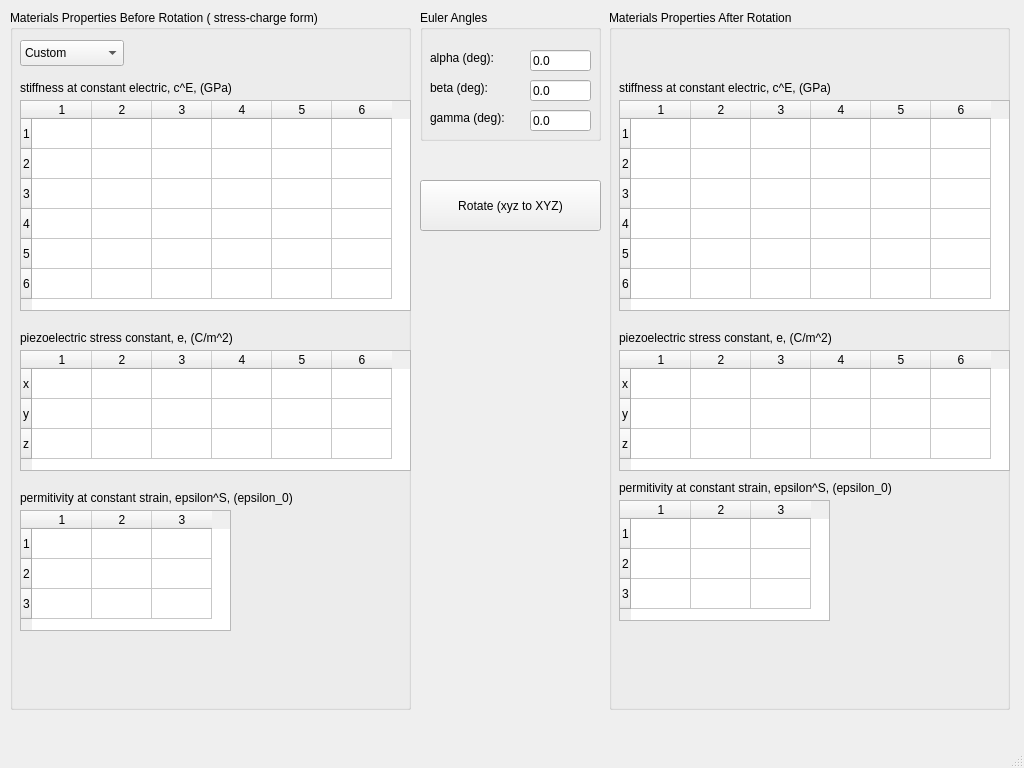
<?xml version="1.0" encoding="UTF-8"?>
<ui version="4.0">
 <class>MainWindow</class>
 <widget class="QMainWindow" name="MainWindow">
  <property name="geometry">
   <rect>
    <x>0</x>
    <y>0</y>
    <width>1024</width>
    <height>768</height>
   </rect>
  </property>
  <property name="windowTitle">
   <string>Euler Angles Rotation</string>
  </property>
  <widget class="QWidget" name="centralwidget">
   <widget class="QGroupBox" name="groupBox">
    <property name="geometry">
     <rect>
      <x>10</x>
      <y>10</y>
      <width>401</width>
      <height>700</height>
     </rect>
    </property>
    <property name="title">
     <string>Materials Properties Before Rotation ( stress-charge form)</string>
    </property>
    <widget class="QComboBox" name="comboBox">
     <property name="geometry">
      <rect>
       <x>10</x>
       <y>30</y>
       <width>104</width>
       <height>26</height>
      </rect>
     </property>
     <item>
      <property name="text">
       <string>Custom</string>
      </property>
     </item>
     <item>
      <property name="text">
       <string>LiNbO_3</string>
      </property>
     </item>
     <item>
      <property name="text">
       <string>Quartz</string>
      </property>
     </item>
    </widget>
    <widget class="QLabel" name="label">
     <property name="geometry">
      <rect>
       <x>10</x>
       <y>70</y>
       <width>261</width>
       <height>16</height>
      </rect>
     </property>
     <property name="text">
      <string>stiffness at constant electric, c^E, (GPa)</string>
     </property>
    </widget>
    <widget class="QTableWidget" name="table_cE">
     <property name="geometry">
      <rect>
       <x>10</x>
       <y>90</y>
       <width>391</width>
       <height>211</height>
      </rect>
     </property>
     <attribute name="horizontalHeaderDefaultSectionSize">
      <number>60</number>
     </attribute>
     <attribute name="horizontalHeaderMinimumSectionSize">
      <number>30</number>
     </attribute>
     <row>
      <property name="text">
       <string>1</string>
      </property>
     </row>
     <row>
      <property name="text">
       <string>2</string>
      </property>
     </row>
     <row>
      <property name="text">
       <string>3</string>
      </property>
     </row>
     <row>
      <property name="text">
       <string>4</string>
      </property>
     </row>
     <row>
      <property name="text">
       <string>5</string>
      </property>
     </row>
     <row>
      <property name="text">
       <string>6</string>
      </property>
     </row>
     <column>
      <property name="text">
       <string>1</string>
      </property>
     </column>
     <column>
      <property name="text">
       <string>2</string>
      </property>
     </column>
     <column>
      <property name="text">
       <string>3</string>
      </property>
     </column>
     <column>
      <property name="text">
       <string>4</string>
      </property>
     </column>
     <column>
      <property name="text">
       <string>5</string>
      </property>
     </column>
     <column>
      <property name="text">
       <string>6</string>
      </property>
     </column>
     <item row="0" column="0">
      <property name="text">
       <string/>
      </property>
     </item>
    </widget>
    <widget class="QLabel" name="label_5">
     <property name="geometry">
      <rect>
       <x>10</x>
       <y>320</y>
       <width>261</width>
       <height>16</height>
      </rect>
     </property>
     <property name="text">
      <string>piezoelectric stress constant, e, (C/m^2)</string>
     </property>
    </widget>
    <widget class="QTableWidget" name="table_e">
     <property name="geometry">
      <rect>
       <x>10</x>
       <y>340</y>
       <width>391</width>
       <height>121</height>
      </rect>
     </property>
     <attribute name="horizontalHeaderDefaultSectionSize">
      <number>60</number>
     </attribute>
     <attribute name="horizontalHeaderMinimumSectionSize">
      <number>30</number>
     </attribute>
     <row>
      <property name="text">
       <string>x</string>
      </property>
     </row>
     <row>
      <property name="text">
       <string>y</string>
      </property>
     </row>
     <row>
      <property name="text">
       <string>z</string>
      </property>
     </row>
     <column>
      <property name="text">
       <string>1</string>
      </property>
     </column>
     <column>
      <property name="text">
       <string>2</string>
      </property>
     </column>
     <column>
      <property name="text">
       <string>3</string>
      </property>
     </column>
     <column>
      <property name="text">
       <string>4</string>
      </property>
     </column>
     <column>
      <property name="text">
       <string>5</string>
      </property>
     </column>
     <column>
      <property name="text">
       <string>6</string>
      </property>
     </column>
     <item row="0" column="0">
      <property name="text">
       <string/>
      </property>
     </item>
    </widget>
    <widget class="QLabel" name="label_6">
     <property name="geometry">
      <rect>
       <x>10</x>
       <y>480</y>
       <width>321</width>
       <height>16</height>
      </rect>
     </property>
     <property name="text">
      <string>permitivity at constant strain, epsilon^S, (epsilon_0)</string>
     </property>
    </widget>
    <widget class="QTableWidget" name="table_eS">
     <property name="geometry">
      <rect>
       <x>10</x>
       <y>500</y>
       <width>211</width>
       <height>121</height>
      </rect>
     </property>
     <attribute name="horizontalHeaderDefaultSectionSize">
      <number>60</number>
     </attribute>
     <attribute name="horizontalHeaderMinimumSectionSize">
      <number>30</number>
     </attribute>
     <row>
      <property name="text">
       <string>1</string>
      </property>
     </row>
     <row>
      <property name="text">
       <string>2</string>
      </property>
     </row>
     <row>
      <property name="text">
       <string>3</string>
      </property>
     </row>
     <column>
      <property name="text">
       <string>1</string>
      </property>
     </column>
     <column>
      <property name="text">
       <string>2</string>
      </property>
     </column>
     <column>
      <property name="text">
       <string>3</string>
      </property>
     </column>
     <item row="0" column="0">
      <property name="text">
       <string/>
      </property>
     </item>
    </widget>
   </widget>
   <widget class="QGroupBox" name="groupBox_2">
    <property name="geometry">
     <rect>
      <x>420</x>
      <y>10</y>
      <width>181</width>
      <height>131</height>
     </rect>
    </property>
    <property name="title">
     <string>Euler Angles</string>
    </property>
    <widget class="QLabel" name="label_2">
     <property name="geometry">
      <rect>
       <x>10</x>
       <y>40</y>
       <width>101</width>
       <height>16</height>
      </rect>
     </property>
     <property name="text">
      <string>alpha (deg):</string>
     </property>
    </widget>
    <widget class="QLabel" name="label_3">
     <property name="geometry">
      <rect>
       <x>10</x>
       <y>70</y>
       <width>91</width>
       <height>16</height>
      </rect>
     </property>
     <property name="text">
      <string>beta (deg):</string>
     </property>
    </widget>
    <widget class="QLabel" name="label_4">
     <property name="geometry">
      <rect>
       <x>10</x>
       <y>100</y>
       <width>91</width>
       <height>16</height>
      </rect>
     </property>
     <property name="text">
      <string>gamma (deg):</string>
     </property>
    </widget>
    <widget class="QLineEdit" name="lineEdit_alpha">
     <property name="geometry">
      <rect>
       <x>110</x>
       <y>40</y>
       <width>61</width>
       <height>21</height>
      </rect>
     </property>
     <property name="text">
      <string>0.0</string>
     </property>
    </widget>
    <widget class="QLineEdit" name="lineEdit_beta">
     <property name="geometry">
      <rect>
       <x>110</x>
       <y>70</y>
       <width>61</width>
       <height>21</height>
      </rect>
     </property>
     <property name="text">
      <string>0.0</string>
     </property>
    </widget>
    <widget class="QLineEdit" name="lineEdit_gamma">
     <property name="geometry">
      <rect>
       <x>110</x>
       <y>100</y>
       <width>61</width>
       <height>21</height>
      </rect>
     </property>
     <property name="text">
      <string>0.0</string>
     </property>
    </widget>
   </widget>
   <widget class="QGroupBox" name="groupBox_3">
    <property name="geometry">
     <rect>
      <x>609</x>
      <y>10</y>
      <width>401</width>
      <height>700</height>
     </rect>
    </property>
    <property name="title">
     <string>Materials Properties After Rotation</string>
    </property>
    <widget class="QLabel" name="label_10">
     <property name="geometry">
      <rect>
       <x>10</x>
       <y>70</y>
       <width>261</width>
       <height>16</height>
      </rect>
     </property>
     <property name="text">
      <string>stiffness at constant electric, c^E, (GPa)</string>
     </property>
    </widget>
    <widget class="QTableWidget" name="table_cE2">
     <property name="geometry">
      <rect>
       <x>10</x>
       <y>90</y>
       <width>391</width>
       <height>211</height>
      </rect>
     </property>
     <attribute name="horizontalHeaderDefaultSectionSize">
      <number>60</number>
     </attribute>
     <attribute name="horizontalHeaderMinimumSectionSize">
      <number>30</number>
     </attribute>
     <row>
      <property name="text">
       <string>1</string>
      </property>
     </row>
     <row>
      <property name="text">
       <string>2</string>
      </property>
     </row>
     <row>
      <property name="text">
       <string>3</string>
      </property>
     </row>
     <row>
      <property name="text">
       <string>4</string>
      </property>
     </row>
     <row>
      <property name="text">
       <string>5</string>
      </property>
     </row>
     <row>
      <property name="text">
       <string>6</string>
      </property>
     </row>
     <column>
      <property name="text">
       <string>1</string>
      </property>
     </column>
     <column>
      <property name="text">
       <string>2</string>
      </property>
     </column>
     <column>
      <property name="text">
       <string>3</string>
      </property>
     </column>
     <column>
      <property name="text">
       <string>4</string>
      </property>
     </column>
     <column>
      <property name="text">
       <string>5</string>
      </property>
     </column>
     <column>
      <property name="text">
       <string>6</string>
      </property>
     </column>
     <item row="0" column="0">
      <property name="text">
       <string/>
      </property>
     </item>
    </widget>
    <widget class="QLabel" name="label_11">
     <property name="geometry">
      <rect>
       <x>10</x>
       <y>320</y>
       <width>261</width>
       <height>16</height>
      </rect>
     </property>
     <property name="text">
      <string>piezoelectric stress constant, e, (C/m^2)</string>
     </property>
    </widget>
    <widget class="QTableWidget" name="table_e2">
     <property name="geometry">
      <rect>
       <x>10</x>
       <y>340</y>
       <width>391</width>
       <height>121</height>
      </rect>
     </property>
     <attribute name="horizontalHeaderDefaultSectionSize">
      <number>60</number>
     </attribute>
     <attribute name="horizontalHeaderMinimumSectionSize">
      <number>30</number>
     </attribute>
     <row>
      <property name="text">
       <string>x</string>
      </property>
     </row>
     <row>
      <property name="text">
       <string>y</string>
      </property>
     </row>
     <row>
      <property name="text">
       <string>z</string>
      </property>
     </row>
     <column>
      <property name="text">
       <string>1</string>
      </property>
     </column>
     <column>
      <property name="text">
       <string>2</string>
      </property>
     </column>
     <column>
      <property name="text">
       <string>3</string>
      </property>
     </column>
     <column>
      <property name="text">
       <string>4</string>
      </property>
     </column>
     <column>
      <property name="text">
       <string>5</string>
      </property>
     </column>
     <column>
      <property name="text">
       <string>6</string>
      </property>
     </column>
     <item row="0" column="0">
      <property name="text">
       <string/>
      </property>
     </item>
    </widget>
    <widget class="QLabel" name="label_12">
     <property name="geometry">
      <rect>
       <x>10</x>
       <y>470</y>
       <width>321</width>
       <height>16</height>
      </rect>
     </property>
     <property name="text">
      <string>permitivity at constant strain, epsilon^S, (epsilon_0)</string>
     </property>
    </widget>
    <widget class="QTableWidget" name="table_eS2">
     <property name="geometry">
      <rect>
       <x>10</x>
       <y>490</y>
       <width>211</width>
       <height>121</height>
      </rect>
     </property>
     <attribute name="horizontalHeaderDefaultSectionSize">
      <number>60</number>
     </attribute>
     <attribute name="horizontalHeaderMinimumSectionSize">
      <number>30</number>
     </attribute>
     <row>
      <property name="text">
       <string>1</string>
      </property>
     </row>
     <row>
      <property name="text">
       <string>2</string>
      </property>
     </row>
     <row>
      <property name="text">
       <string>3</string>
      </property>
     </row>
     <column>
      <property name="text">
       <string>1</string>
      </property>
     </column>
     <column>
      <property name="text">
       <string>2</string>
      </property>
     </column>
     <column>
      <property name="text">
       <string>3</string>
      </property>
     </column>
     <item row="0" column="0">
      <property name="text">
       <string/>
      </property>
     </item>
    </widget>
   </widget>
   <widget class="QPushButton" name="pushButton">
    <property name="geometry">
     <rect>
      <x>420</x>
      <y>180</y>
      <width>181</width>
      <height>51</height>
     </rect>
    </property>
    <property name="text">
     <string>Rotate (xyz to XYZ)</string>
    </property>
   </widget>
   <widget class="QLabel" name="label_13">
    <property name="geometry">
     <rect>
      <x>420</x>
      <y>280</y>
      <width>181</width>
      <height>201</height>
     </rect>
    </property>
    <property name="text">
     <string/>
    </property>
    <property name="pixmap">
     <pixmap>assets/euler.png</pixmap>
    </property>
    <property name="scaledContents">
     <bool>true</bool>
    </property>
   </widget>
  </widget>
  <widget class="QMenuBar" name="menubar">
   <property name="geometry">
    <rect>
     <x>0</x>
     <y>0</y>
     <width>1024</width>
     <height>24</height>
    </rect>
   </property>
  </widget>
  <widget class="QStatusBar" name="statusbar"/>
 </widget>
 <resources/>
 <connections/>
</ui>
